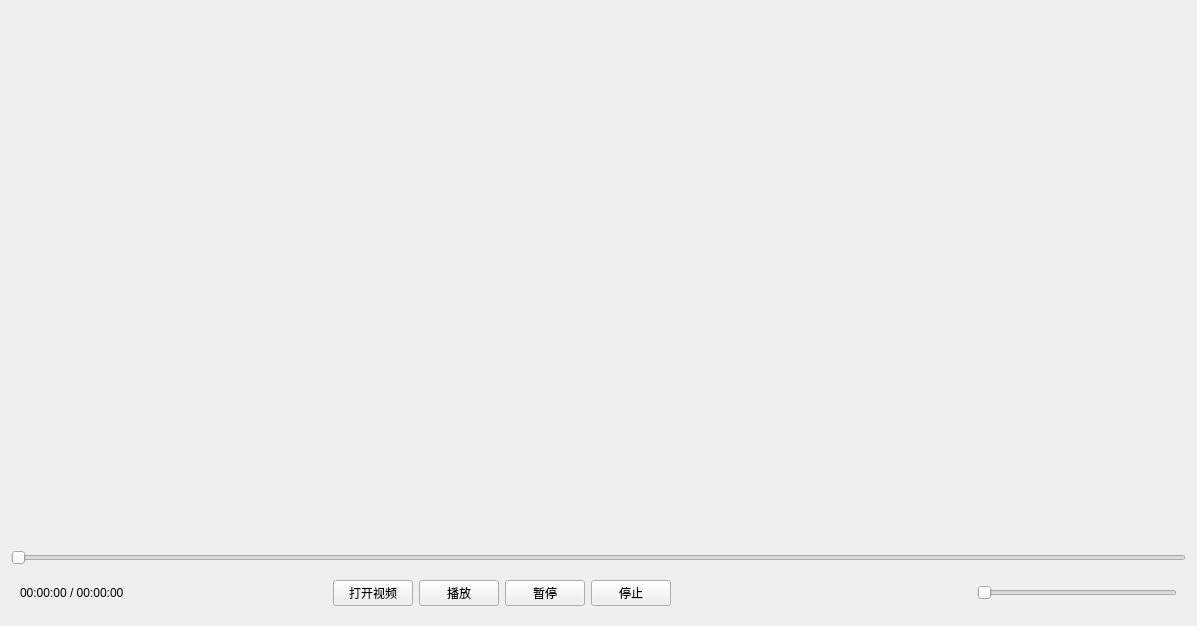
<?xml version="1.0" encoding="UTF-8"?>
<ui version="4.0">
 <class>Widget</class>
 <widget class="QWidget" name="Widget">
  <property name="geometry">
   <rect>
    <x>0</x>
    <y>0</y>
    <width>1104</width>
    <height>626</height>
   </rect>
  </property>
  <property name="windowTitle">
   <string>Widget</string>
  </property>
  <layout class="QVBoxLayout" name="verticalLayout">
   <item>
    <widget class="QWidget" name="widget_2" native="true"/>
   </item>
   <item>
    <widget class="QSlider" name="_timeSlider">
     <property name="orientation">
      <enum>Qt::Horizontal</enum>
     </property>
    </widget>
   </item>
   <item>
    <widget class="QWidget" name="widget" native="true">
     <property name="sizePolicy">
      <sizepolicy hsizetype="Preferred" vsizetype="Maximum">
       <horstretch>0</horstretch>
       <verstretch>0</verstretch>
      </sizepolicy>
     </property>
     <layout class="QHBoxLayout" name="horizontalLayout">
      <item>
       <widget class="QLabel" name="_labTime">
        <property name="sizePolicy">
         <sizepolicy hsizetype="Preferred" vsizetype="Preferred">
          <horstretch>0</horstretch>
          <verstretch>0</verstretch>
         </sizepolicy>
        </property>
        <property name="text">
         <string>00:00:00 / 00:00:00 </string>
        </property>
       </widget>
      </item>
      <item>
       <spacer name="horizontalSpacer_2">
        <property name="orientation">
         <enum>Qt::Horizontal</enum>
        </property>
        <property name="sizeType">
         <enum>QSizePolicy::Minimum</enum>
        </property>
        <property name="sizeHint" stdset="0">
         <size>
          <width>200</width>
          <height>20</height>
         </size>
        </property>
       </spacer>
      </item>
      <item>
       <widget class="QPushButton" name="btnopen">
        <property name="text">
         <string>打开视频</string>
        </property>
       </widget>
      </item>
      <item>
       <widget class="QPushButton" name="btnplayer">
        <property name="text">
         <string>播放</string>
        </property>
       </widget>
      </item>
      <item>
       <widget class="QPushButton" name="btnpause">
        <property name="text">
         <string>暂停</string>
        </property>
       </widget>
      </item>
      <item>
       <widget class="QPushButton" name="btnstop">
        <property name="enabled">
         <bool>true</bool>
        </property>
        <property name="text">
         <string>停止</string>
        </property>
       </widget>
      </item>
      <item>
       <spacer name="horizontalSpacer">
        <property name="orientation">
         <enum>Qt::Horizontal</enum>
        </property>
        <property name="sizeType">
         <enum>QSizePolicy::Minimum</enum>
        </property>
        <property name="sizeHint" stdset="0">
         <size>
          <width>300</width>
          <height>20</height>
         </size>
        </property>
       </spacer>
      </item>
      <item>
       <widget class="QSlider" name="_volumeSlider">
        <property name="sizePolicy">
         <sizepolicy hsizetype="Maximum" vsizetype="Fixed">
          <horstretch>0</horstretch>
          <verstretch>0</verstretch>
         </sizepolicy>
        </property>
        <property name="minimumSize">
         <size>
          <width>200</width>
          <height>0</height>
         </size>
        </property>
        <property name="maximumSize">
         <size>
          <width>500</width>
          <height>22</height>
         </size>
        </property>
        <property name="maximum">
         <number>20</number>
        </property>
        <property name="singleStep">
         <number>10</number>
        </property>
        <property name="pageStep">
         <number>10</number>
        </property>
        <property name="orientation">
         <enum>Qt::Horizontal</enum>
        </property>
        <property name="tickPosition">
         <enum>QSlider::NoTicks</enum>
        </property>
       </widget>
      </item>
     </layout>
    </widget>
   </item>
  </layout>
 </widget>
 <resources/>
 <connections/>
</ui>
